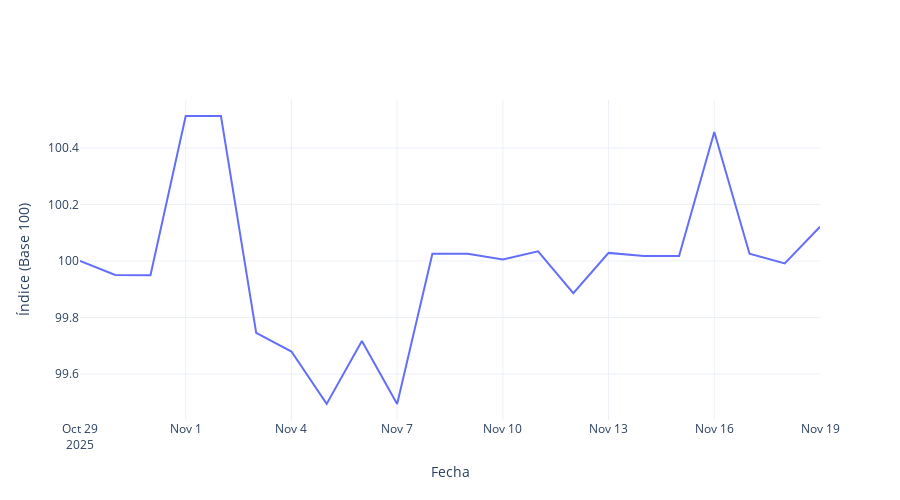

Write notebook code for a chart like this one.
### Markdown cell above
## SALUD

### Code cell
dir_input = Path("data/base100/")
ipc_file = dir_input / "base_salud.xlsx"

df_salud = pd.read_excel(ipc_file)

# Asegurarse de que 'VALOR' esté en formato numérico
df_salud["VALOR"] = pd.to_numeric(df_salud["VALOR"], errors="coerce")

# Asumir que las categorías son las mismas
categorias = df_salud["CATEGORIA"].unique().tolist()

# Pesos  proporcionados
pesos_manual = [
    0.016, 0.159, 0.137, 0.107, 0.065, 0.182, 0.058, 0.085, 0.024, 0.237
]

# NORMALIZACIÓN 
w_salud = 3.475

suma_original = sum(pesos_manual)
factor = w_salud / suma_original
pesos_norm = [p * factor for p in pesos_manual]

# print("\nSuma original:", suma_original)
# print("Suma normalizada:", sum(pesos_norm))

# Crear dataframe de pesos
df_pesos = pd.DataFrame({
    "CATEGORIA": categorias,
    "PESO": pesos_manual,
    "PESO_NORMALIZADO": pesos_norm
})


# Convertir los pesos normalizados a una matriz NumPy
w = np.array(pesos_norm)

# Función de ponderación geométrica
def geom_pond(x, w):
    x = np.array(x)
    return np.exp(np.sum(w * np.log(x)) / np.sum(w))

# Crear el diccionario de IPC por fecha
ipc_salud = {}

# Asegurarse de que 'FECHA' sea una columna válida en df_salud, y ordenarla por fecha
for fecha in df_salud["FECHA"].unique(): 
    # Filtramos los datos para esa fecha y agrupamos por 'CATEGORIA'
    valores = df_salud[df_salud["FECHA"] == fecha]["VALOR"].values
    ipc_salud[fecha] = geom_pond(valores, w)  # Usamos los valores de la columna 'VALOR'

# Convertir a una serie final ordenada por fecha
ipc_salud = pd.Series(ipc_salud)
ipc_salud.index = pd.to_datetime(ipc_salud.index)
ipc_salud = ipc_salud.sort_index()

#######################################################################
# Convertir ipc_salud a DataFrame para concatenarlo con df_salud
df_ipc_salud = ipc_salud.reset_index()
df_ipc_salud.columns = ["FECHA", "VALOR"]

# Agregar un identificador de categoría general para el IPC
df_ipc_salud["CATEGORIA"] = "Índice Salud"

# Concatenar los datos originales con la fila calculada para IPC
df_salud = pd.concat([df_salud, df_ipc_salud], ignore_index=True)


# Crear el gráfico
fig = go.Figure()
fig.add_trace(go.Scatter(
    x=ipc_salud.index,
    y=ipc_salud.values,
    mode="lines",
    name="Índice (Base 100)",
    line=dict(width=2)
))

fig.update_layout(
    title=None,
    xaxis_title="Fecha",
    yaxis_title="Índice (Base 100)",
    template="plotly_white",
    hovermode="x unified",
    width=900,
    height=500
)

fig.show()
fig.write_image("results/indice_salud.pdf")

### Figure 1 — Plotly figure (JSON) as saved in the notebook; plotly's stock layout.template omitted (floating-point values rounded to 4 significant figures)
{"data": [{"line": {"width": 2}, "mode": "lines", "name": "Índice (Base 100)", "type": "scatter", "x": ["2025-10-29T00:00:00", "2025-10-30T00:00:00", "2025-10-31T00:00:00", "2025-11-01T00:00:00", "2025-11-02T00:00:00", "2025-11-03T00:00:00", "2025-11-04T00:00:00", "2025-11-05T00:00:00", "2025-11-06T00:00:00", "2025-11-07T00:00:00", "2025-11-08T00:00:00", "2025-11-09T00:00:00", "2025-11-10T00:00:00", "2025-11-11T00:00:00", "2025-11-12T00:00:00", "2025-11-13T00:00:00", "2025-11-14T00:00:00", "2025-11-15T00:00:00", "2025-11-16T00:00:00", "2025-11-17T00:00:00", "2025-11-18T00:00:00", "2025-11-19T00:00:00"], "y": [100.0, 99.95, 99.95, 100.5, 100.5, 99.75, 99.68, 99.49, 99.72, 99.49, 100.0, 100.0, 100.0, 100.0, 99.89, 100.0, 100.0, 100.0, 100.5, 100.0, 99.99, 100.1]}], "layout": {"height": 500, "hovermode": "x unified", "title": {}, "width": 900, "xaxis": {"title": {"text": "Fecha"}}, "yaxis": {"title": {"text": "Índice (Base 100)"}}}}
